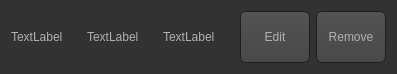
<?xml version="1.0" encoding="UTF-8"?>
<ui version="4.0">
 <class>FoodRow</class>
 <widget class="QWidget" name="FoodRow">
  <property name="geometry">
   <rect>
    <x>0</x>
    <y>0</y>
    <width>397</width>
    <height>74</height>
   </rect>
  </property>
  <property name="windowTitle">
   <string>Form</string>
  </property>
  <property name="styleSheet">
   <string notr="true">QToolTip
{
     border: 1px solid black;
     background-color: #ffa02f;
     padding: 1px;
     border-radius: 3px;
     opacity: 100;
}

QWidget
{
    color: #b1b1b1;
    background-color: #323232;
}

QWidget:item:hover
{
    background-color: QLinearGradient( x1: 0, y1: 0, x2: 0, y2: 1, stop: 0 #ffa02f, stop: 1 #ca0619);
    color: #000000;
}

QWidget:item:selected
{
    background-color: QLinearGradient( x1: 0, y1: 0, x2: 0, y2: 1, stop: 0 #ffa02f, stop: 1 #d7801a);
}

QMenuBar::item
{
    background: transparent;
}

QMenuBar::item:selected
{
    background: transparent;
    border: 1px solid #ffaa00;
}

QMenuBar::item:pressed
{
    background: #444;
    border: 1px solid #000;
    background-color: QLinearGradient(
        x1:0, y1:0,
        x2:0, y2:1,
        stop:1 #212121,
        stop:0.4 #343434/*,
        stop:0.2 #343434,
        stop:0.1 #ffaa00*/
    );
    margin-bottom:-1px;
    padding-bottom:1px;
}

QMenu
{
    border: 1px solid #000;
}

QMenu::item
{
    padding: 2px 20px 2px 20px;
}

QMenu::item:selected
{
    color: #000000;
}

QWidget:disabled
{
    color: #404040;
    background-color: #323232;
}

QAbstractItemView
{
    background-color: QLinearGradient( x1: 0, y1: 0, x2: 0, y2: 1, stop: 0 #4d4d4d, stop: 0.1 #646464, stop: 1 #5d5d5d);
}

QWidget:focus
{
    /*border: 2px solid QLinearGradient( x1: 0, y1: 0, x2: 0, y2: 1, stop: 0 #ffa02f, stop: 1 #d7801a);*/
}

QLineEdit
{
    background-color: QLinearGradient( x1: 0, y1: 0, x2: 0, y2: 1, stop: 0 #4d4d4d, stop: 0 #646464, stop: 1 #5d5d5d);
    padding: 1px;
    border-style: solid;
    border: 1px solid #1e1e1e;
    border-radius: 5;
}

QPushButton
{
    color: #b1b1b1;
    background-color: QLinearGradient( x1: 0, y1: 0, x2: 0, y2: 1, stop: 0 #565656, stop: 0.1 #525252, stop: 0.5 #4e4e4e, stop: 0.9 #4a4a4a, stop: 1 #464646);
    border-width: 1px;
    border-color: #1e1e1e;
    border-style: solid;
    border-radius: 6;
    padding: 3px;
    font-size: 12px;
    padding-left: 5px;
    padding-right: 5px;
}

QPushButton:pressed
{
    background-color: QLinearGradient( x1: 0, y1: 0, x2: 0, y2: 1, stop: 0 #2d2d2d, stop: 0.1 #2b2b2b, stop: 0.5 #292929, stop: 0.9 #282828, stop: 1 #252525);
}

QComboBox
{
    selection-background-color: #ffaa00;
    background-color: QLinearGradient( x1: 0, y1: 0, x2: 0, y2: 1, stop: 0 #565656, stop: 0.1 #525252, stop: 0.5 #4e4e4e, stop: 0.9 #4a4a4a, stop: 1 #464646);
    border-style: solid;
    border: 1px solid #1e1e1e;
    border-radius: 5;
}

QComboBox:hover,QPushButton:hover
{
    border: 2px solid QLinearGradient( x1: 0, y1: 0, x2: 0, y2: 1, stop: 0 #ffa02f, stop: 1 #d7801a);
}


QComboBox:on
{
    padding-top: 3px;
    padding-left: 4px;
    background-color: QLinearGradient( x1: 0, y1: 0, x2: 0, y2: 1, stop: 0 #2d2d2d, stop: 0.1 #2b2b2b, stop: 0.5 #292929, stop: 0.9 #282828, stop: 1 #252525);
    selection-background-color: #ffaa00;
}

QComboBox QAbstractItemView
{
    border: 2px solid darkgray;
    selection-background-color: QLinearGradient( x1: 0, y1: 0, x2: 0, y2: 1, stop: 0 #ffa02f, stop: 1 #d7801a);
}

QComboBox::drop-down
{
     subcontrol-origin: padding;
     subcontrol-position: top right;
     width: 15px;

     border-left-width: 0px;
     border-left-color: darkgray;
     border-left-style: solid; /* just a single line */
     border-top-right-radius: 3px; /* same radius as the QComboBox */
     border-bottom-right-radius: 3px;
 }

QComboBox::down-arrow
{
     image: url(:/down_arrow.png);
}

QGroupBox:focus
{
border: 2px solid QLinearGradient( x1: 0, y1: 0, x2: 0, y2: 1, stop: 0 #ffa02f, stop: 1 #d7801a);
}

QTextEdit:focus
{
    border: 2px solid QLinearGradient( x1: 0, y1: 0, x2: 0, y2: 1, stop: 0 #ffa02f, stop: 1 #d7801a);
}

QScrollBar:horizontal {
     border: 1px solid #222222;
     background: QLinearGradient( x1: 0, y1: 0, x2: 0, y2: 1, stop: 0.0 #121212, stop: 0.2 #282828, stop: 1 #484848);
     height: 7px;
     margin: 0px 16px 0 16px;
}

QScrollBar::handle:horizontal
{
      background: QLinearGradient( x1: 0, y1: 0, x2: 1, y2: 0, stop: 0 #ffa02f, stop: 0.5 #d7801a, stop: 1 #ffa02f);
      min-height: 20px;
      border-radius: 2px;
}

QScrollBar::add-line:horizontal {
      border: 1px solid #1b1b19;
      border-radius: 2px;
      background: QLinearGradient( x1: 0, y1: 0, x2: 1, y2: 0, stop: 0 #ffa02f, stop: 1 #d7801a);
      width: 14px;
      subcontrol-position: right;
      subcontrol-origin: margin;
}

QScrollBar::sub-line:horizontal {
      border: 1px solid #1b1b19;
      border-radius: 2px;
      background: QLinearGradient( x1: 0, y1: 0, x2: 1, y2: 0, stop: 0 #ffa02f, stop: 1 #d7801a);
      width: 14px;
     subcontrol-position: left;
     subcontrol-origin: margin;
}

QScrollBar::right-arrow:horizontal, QScrollBar::left-arrow:horizontal
{
      border: 1px solid black;
      width: 1px;
      height: 1px;
      background: white;
}

QScrollBar::add-page:horizontal, QScrollBar::sub-page:horizontal
{
      background: none;
}

QScrollBar:vertical
{
      background: QLinearGradient( x1: 0, y1: 0, x2: 1, y2: 0, stop: 0.0 #121212, stop: 0.2 #282828, stop: 1 #484848);
      width: 7px;
      margin: 16px 0 16px 0;
      border: 1px solid #222222;
}

QScrollBar::handle:vertical
{
      background: QLinearGradient( x1: 0, y1: 0, x2: 0, y2: 1, stop: 0 #ffa02f, stop: 0.5 #d7801a, stop: 1 #ffa02f);
      min-height: 20px;
      border-radius: 2px;
}

QScrollBar::add-line:vertical
{
      border: 1px solid #1b1b19;
      border-radius: 2px;
      background: QLinearGradient( x1: 0, y1: 0, x2: 0, y2: 1, stop: 0 #ffa02f, stop: 1 #d7801a);
      height: 14px;
      subcontrol-position: bottom;
      subcontrol-origin: margin;
}

QScrollBar::sub-line:vertical
{
      border: 1px solid #1b1b19;
      border-radius: 2px;
      background: QLinearGradient( x1: 0, y1: 0, x2: 0, y2: 1, stop: 0 #d7801a, stop: 1 #ffa02f);
      height: 14px;
      subcontrol-position: top;
      subcontrol-origin: margin;
}

QScrollBar::up-arrow:vertical, QScrollBar::down-arrow:vertical
{
      border: 1px solid black;
      width: 1px;
      height: 1px;
      background: white;
}


QScrollBar::add-page:vertical, QScrollBar::sub-page:vertical
{
      background: none;
}

QTextEdit
{
    background-color: #242424;
}

QPlainTextEdit
{
    background-color: #242424;
}

QHeaderView::section
{
    background-color: QLinearGradient(x1:0, y1:0, x2:0, y2:1, stop:0 #616161, stop: 0.5 #505050, stop: 0.6 #434343, stop:1 #656565);
    color: white;
    padding-left: 4px;
    border: 1px solid #6c6c6c;
}

QCheckBox:disabled
{
color: #414141;
}

QDockWidget::title
{
    text-align: center;
    spacing: 3px; /* spacing between items in the tool bar */
    background-color: QLinearGradient(x1:0, y1:0, x2:0, y2:1, stop:0 #323232, stop: 0.5 #242424, stop:1 #323232);
}

QDockWidget::close-button, QDockWidget::float-button
{
    text-align: center;
    spacing: 1px; /* spacing between items in the tool bar */
    background-color: QLinearGradient(x1:0, y1:0, x2:0, y2:1, stop:0 #323232, stop: 0.5 #242424, stop:1 #323232);
}

QDockWidget::close-button:hover, QDockWidget::float-button:hover
{
    background: #242424;
}

QDockWidget::close-button:pressed, QDockWidget::float-button:pressed
{
    padding: 1px -1px -1px 1px;
}

QMainWindow::separator
{
    background-color: QLinearGradient(x1:0, y1:0, x2:0, y2:1, stop:0 #161616, stop: 0.5 #151515, stop: 0.6 #212121, stop:1 #343434);
    color: white;
    padding-left: 4px;
    border: 1px solid #4c4c4c;
    spacing: 3px; /* spacing between items in the tool bar */
}

QMainWindow::separator:hover
{

    background-color: QLinearGradient(x1:0, y1:0, x2:0, y2:1, stop:0 #d7801a, stop:0.5 #b56c17 stop:1 #ffa02f);
    color: white;
    padding-left: 4px;
    border: 1px solid #6c6c6c;
    spacing: 3px; /* spacing between items in the tool bar */
}

QToolBar::handle
{
     spacing: 3px; /* spacing between items in the tool bar */
     background: url(:/images/handle.png);
}

QMenu::separator
{
    height: 2px;
    background-color: QLinearGradient(x1:0, y1:0, x2:0, y2:1, stop:0 #161616, stop: 0.5 #151515, stop: 0.6 #212121, stop:1 #343434);
    color: white;
    padding-left: 4px;
    margin-left: 10px;
    margin-right: 5px;
}

QProgressBar
{
    border: 2px solid grey;
    border-radius: 5px;
    text-align: center;
}

QProgressBar::chunk
{
    background-color: #d7801a;
    width: 2.15px;
    margin: 0.5px;
}

QTabBar::tab {
    color: #b1b1b1;
    border: 1px solid #444;
    border-bottom-style: none;
    background-color: #323232;
    padding-left: 10px;
    padding-right: 10px;
    padding-top: 3px;
    padding-bottom: 2px;
    margin-right: -1px;
}

QTabWidget::pane {
    border: 1px solid #444;
    top: 1px;
}

QTabBar::tab:last
{
    margin-right: 0; /* the last selected tab has nothing to overlap with on the right */
    border-top-right-radius: 3px;
}

QTabBar::tab:first:!selected
{
 margin-left: 0px; /* the last selected tab has nothing to overlap with on the right */


    border-top-left-radius: 3px;
}

QTabBar::tab:!selected
{
    color: #b1b1b1;
    border-bottom-style: solid;
    margin-top: 3px;
    background-color: QLinearGradient(x1:0, y1:0, x2:0, y2:1, stop:1 #212121, stop:.4 #343434);
}

QTabBar::tab:selected
{
    border-top-left-radius: 3px;
    border-top-right-radius: 3px;
    margin-bottom: 0px;
}

QTabBar::tab:!selected:hover
{
    /*border-top: 2px solid #ffaa00;
    padding-bottom: 3px;*/
    border-top-left-radius: 3px;
    border-top-right-radius: 3px;
    background-color: QLinearGradient(x1:0, y1:0, x2:0, y2:1, stop:1 #212121, stop:0.4 #343434, stop:0.2 #343434, stop:0.1 #ffaa00);
}

QRadioButton::indicator:checked, QRadioButton::indicator:unchecked{
    color: #b1b1b1;
    background-color: #323232;
    border: 1px solid #b1b1b1;
    border-radius: 6px;
}

QRadioButton::indicator:checked
{
    background-color: qradialgradient(
        cx: 0.5, cy: 0.5,
        fx: 0.5, fy: 0.5,
        radius: 1.0,
        stop: 0.25 #ffaa00,
        stop: 0.3 #323232
    );
}

QCheckBox::indicator{
    color: #b1b1b1;
    background-color: #323232;
    border: 1px solid #b1b1b1;
    width: 9px;
    height: 9px;
}

QRadioButton::indicator
{
    border-radius: 6px;
}

QRadioButton::indicator:hover, QCheckBox::indicator:hover
{
    border: 1px solid #ffaa00;
}

QCheckBox::indicator:checked
{
    image:url(:/images/checkbox.png);
}

QCheckBox::indicator:disabled, QRadioButton::indicator:disabled
{
    border: 1px solid #444;
}</string>
  </property>
  <layout class="QGridLayout" name="gridLayout">
   <item row="0" column="0">
    <layout class="QHBoxLayout" name="horizontalLayout">
     <item>
      <widget class="QLabel" name="lbl_name">
       <property name="text">
        <string>TextLabel</string>
       </property>
      </widget>
     </item>
     <item>
      <widget class="QLabel" name="lbl_catagory">
       <property name="text">
        <string>TextLabel</string>
       </property>
      </widget>
     </item>
     <item>
      <widget class="QLabel" name="Price">
       <property name="text">
        <string>TextLabel</string>
       </property>
      </widget>
     </item>
     <item>
      <widget class="QPushButton" name="btn_Edit">
       <property name="sizePolicy">
        <sizepolicy hsizetype="Preferred" vsizetype="Preferred">
         <horstretch>0</horstretch>
         <verstretch>0</verstretch>
        </sizepolicy>
       </property>
       <property name="text">
        <string>Edit</string>
       </property>
      </widget>
     </item>
     <item>
      <widget class="QPushButton" name="btn_Remove">
       <property name="sizePolicy">
        <sizepolicy hsizetype="Preferred" vsizetype="Preferred">
         <horstretch>0</horstretch>
         <verstretch>0</verstretch>
        </sizepolicy>
       </property>
       <property name="text">
        <string>Remove</string>
       </property>
      </widget>
     </item>
    </layout>
   </item>
  </layout>
 </widget>
 <resources/>
 <connections/>
</ui>
